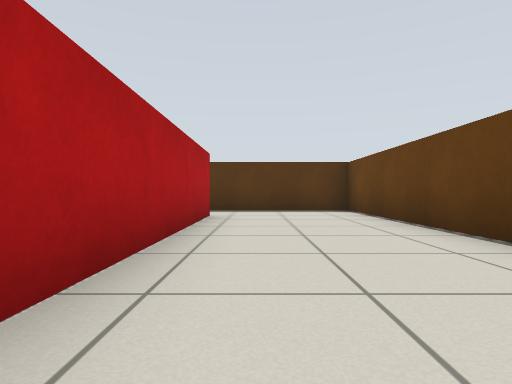
View 1 (above)

19 first-person views from a walk through a robot-simulator world made for Gazebo. The camera is 0.46 m above the floor, looks level and sees 75° across. The floor is counted in squares, 1 m on a side. Each view is taken from the middle of a square. On the plan, view 1 faces up. The plan holds only what a view shows up to about 9 squares ahead; the rest is blank.

View 2
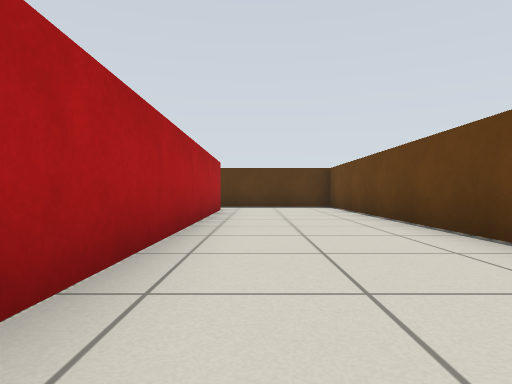

View 3
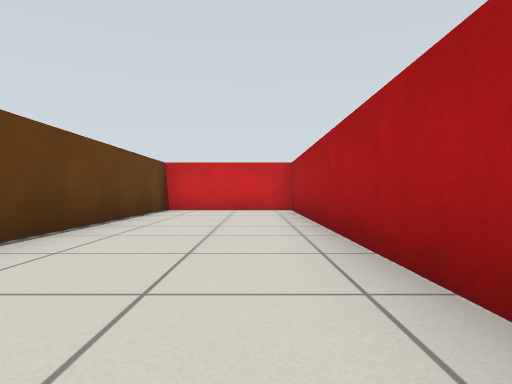

View 4
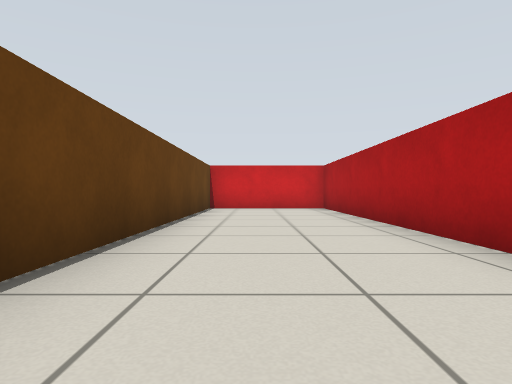

View 5
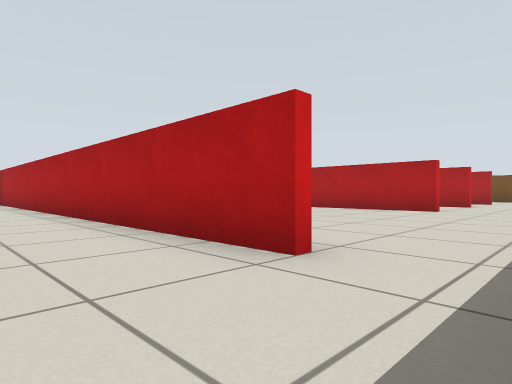

View 6
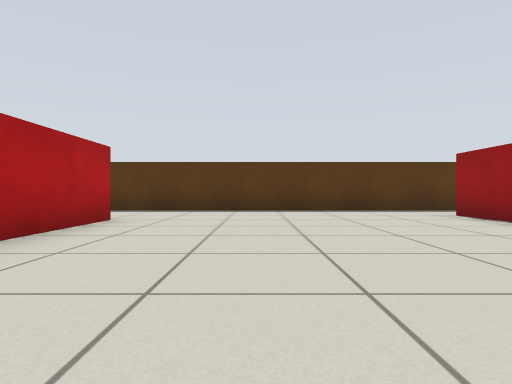

View 7
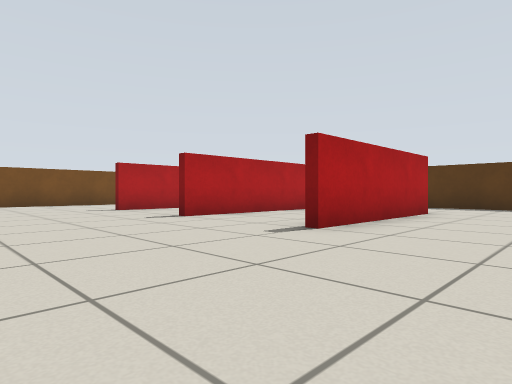

View 8
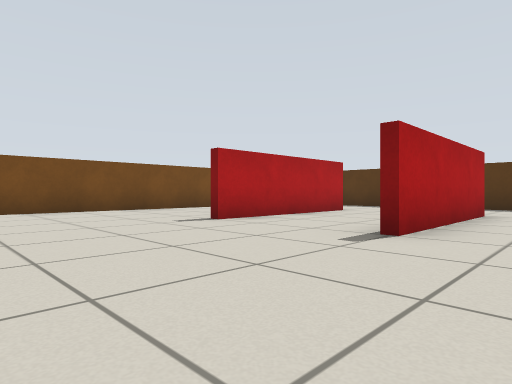

View 9
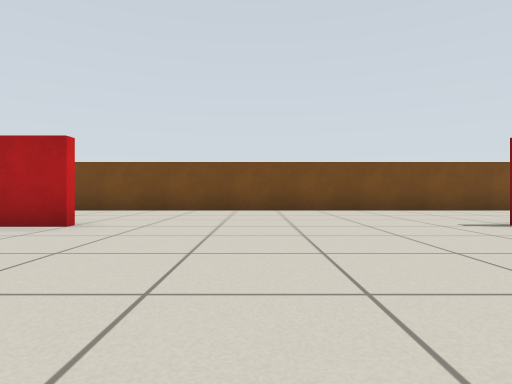

View 10
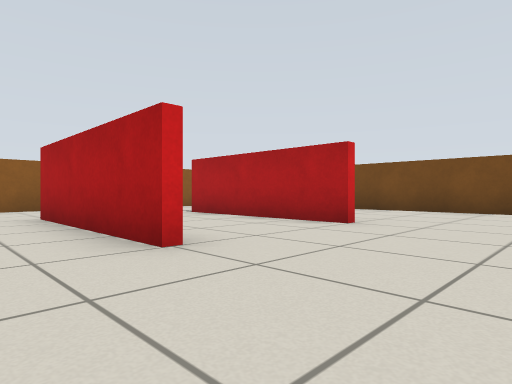

View 11
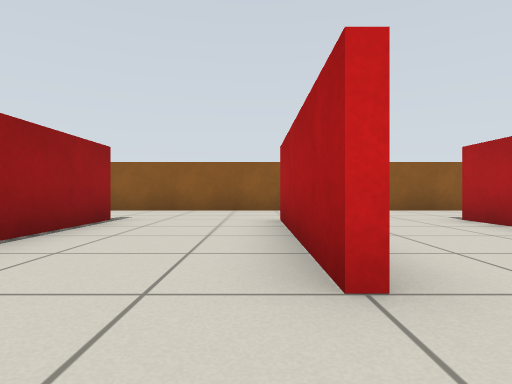

View 12
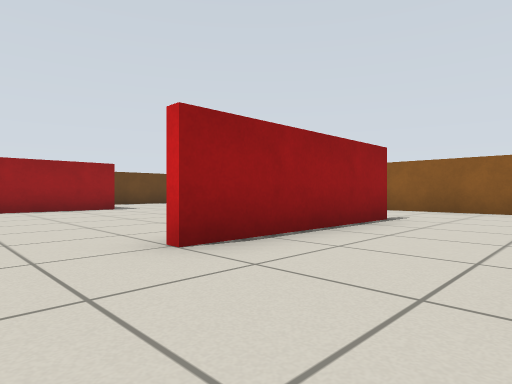

View 13
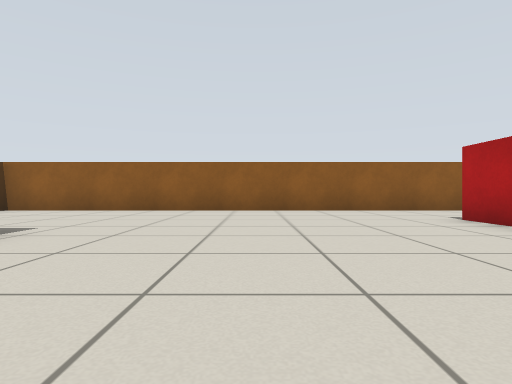

View 14
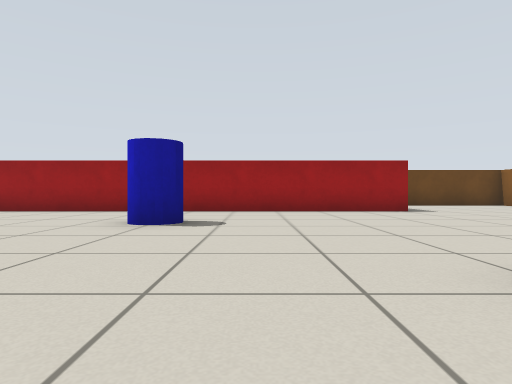

View 15
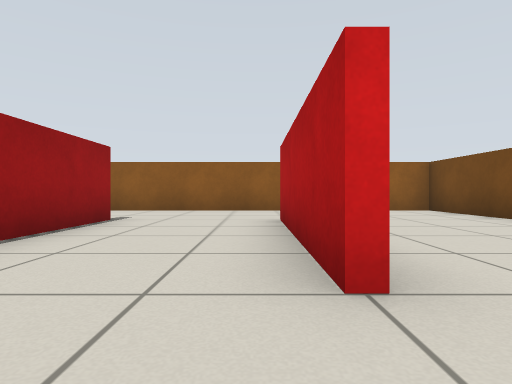

View 16
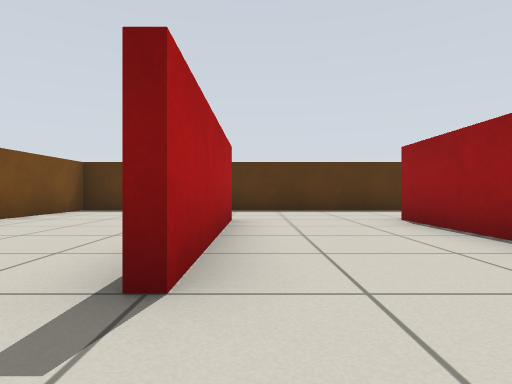

View 17
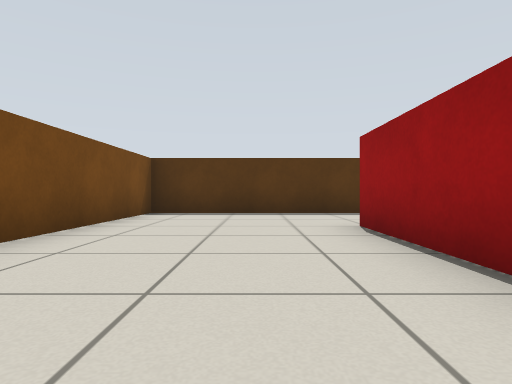

View 18
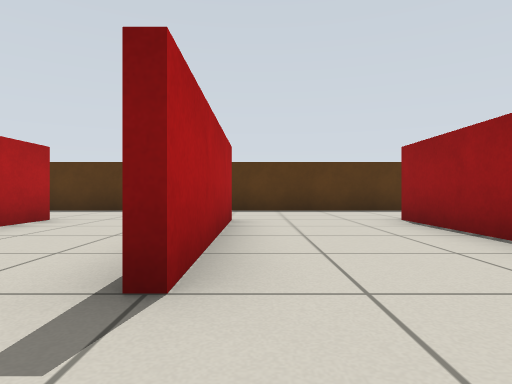

View 19
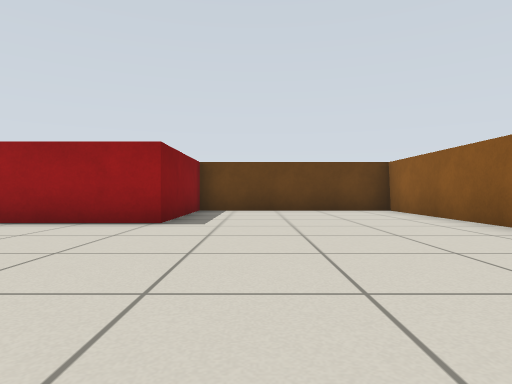

### Floor plan
Points are (right, up) in squares from view 1. A wall is a line through its corners. A room is listed if a view was taken in it or the views show most of it. See-through windows are left out.
Room 1 (views 1, 2, 3, 4, 5)
walls: (-0.9, 6.6) (-0.9, -6.4) (2.3, -6.4) (2.3, 8.3) (-0.4, 8.3)
ways out: opening at (-1, 7.5) to room 2
Room 2 (views 6, 7, 8, 9, 10, 11, 12, 13, 14, 15, 16, 17, 18, 19)
walls: (-10.4, -4.5) (-10.4, -8.5); (-13.4, -4.4) (-13.4, -8.5); (-7.6, 3.1) (-7.6, 5.5); (-10.6, 3.1) (-10.6, 5.5); (-7.4, -7.4) (-7.4, -8.5); (-13.6, 2.8) (-13.6, 5.5); (-7.6, -8.5) (-7.6, -4.5); (-10.6, -8.5) (-10.6, -6.1); (-10.4, 5.5) (-10.4, 1.5); (-7.4, 5.5) (-7.4, 1.5); (-13.4, 5.5) (-13.4, 1.5); (-17.3, -8.5) (-17.3, -11.3) (2.3, -11.3) (2.3, -6.6) (-1.1, -6.6) (-1.1, 3.1); (-1.1, 5) (-1.1, 6.5); (-0.4, 8.3) (-17.3, 8.3) (-17.3, -6.5)
ways out: opening at (-1, 7.5) to room 1
objects: blue cylinder (-4, -2) to (-4, -1)

Positions as (right, up) in squares from view 1, and headings:
1: (0, 0), facing up
2: (0, -2), facing up
3: (0, 2), facing down
4: (1, 3), facing down
5: (1, 8), facing down-left
6: (-5, 0), facing up
7: (-5, -2), facing up-left
8: (-9, -2), facing up-left
9: (-9, -2), facing left
10: (-9, -2), facing down-left
11: (-10, -3), facing down
12: (-10, -3), facing down-right
13: (-4, -3), facing down
14: (-9, -3), facing right
15: (-13, -3), facing down
16: (-13, 0), facing up
17: (-15, 1), facing up
18: (-10, 0), facing up
19: (-6, -8), facing right
